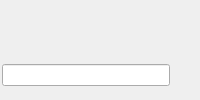
  <widget class="QDockWidget" name="dockWidget_featureModel">
   <property name="features">
    <set>QDockWidget::AllDockWidgetFeatures</set>
   </property>
   <property name="allowedAreas">
    <set>Qt::LeftDockWidgetArea|Qt::RightDockWidgetArea</set>
   </property>
   <property name="windowTitle">
    <string>Feature Model</string>
   </property>
   <attribute name="dockWidgetArea">
    <number>2</number>
   </attribute>
   <widget class="QWidget" name="dockWidgetContents_3">
    <layout class="QVBoxLayout" name="verticalLayout">
     <property name="spacing">
      <number>0</number>
     </property>
     <property name="margin">
      <number>0</number>
     </property>
     <item>
      <widget class="QFrame" name="frame_featureModel">
       <property name="frameShape">
        <enum>QFrame::NoFrame</enum>
       </property>
       <property name="frameShadow">
        <enum>QFrame::Raised</enum>
       </property>
       <layout class="QVBoxLayout" name="verticalLayout_10">
        <property name="spacing">
         <number>0</number>
        </property>
        <property name="margin">
         <number>0</number>
        </property>
       </layout>
      </widget>
     </item>
     <item>
      <widget class="QFrame" name="frame_featureSearch">
       <property name="frameShape">
        <enum>QFrame::NoFrame</enum>
       </property>
       <property name="frameShadow">
        <enum>QFrame::Raised</enum>
       </property>
       <layout class="QHBoxLayout" name="horizontalLayout_6">
        <property name="spacing">
         <number>0</number>
        </property>
        <property name="leftMargin">
         <number>2</number>
        </property>
        <property name="topMargin">
         <number>0</number>
        </property>
        <property name="rightMargin">
         <number>2</number>
        </property>
        <property name="bottomMargin">
         <number>0</number>
        </property>
        <item>
         <widget class="QLineEdit" name="lineEdit_featureSearch"/>
        </item>
        <item>
         <widget class="QToolButton" name="toolButton_featureSearch">
          <property name="toolTip">
           <string>search Feature Model</string>
          </property>
          <property name="text">
           <string/>
          </property>
          <property name="icon">
           <iconset resource="resources.qrc">
            <normaloff>:/images/lupe.png</normaloff>:/images/lupe.png</iconset>
          </property>
          <property name="iconSize">
           <size>
            <width>20</width>
            <height>20</height>
           </size>
          </property>
          <property name="autoRaise">
           <bool>true</bool>
          </property>
         </widget>
        </item>
       </layout>
      </widget>
     </item>
    </layout>
   </widget>
  </widget>
